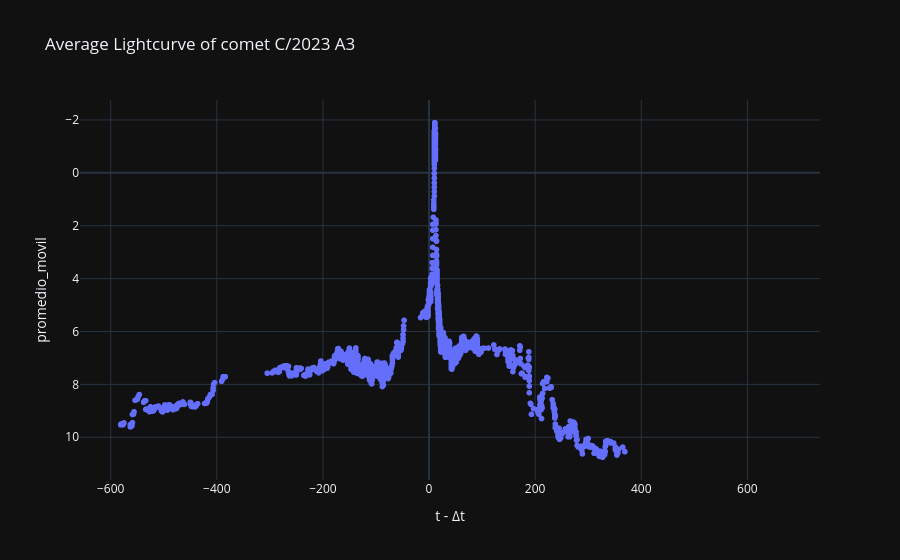

Write notebook code for a chart like this one.
### Code cell
# Curva de luz Promediada
labels = {
    'delta_t':'t - Δt',
    'magnitud_reducida':'Max apparent total magnitude reduced',
    'obs_method_key' : 'Observation Method'
    }

fig = px.scatter(curva_de_luz_promediada_df, x='delta_t', y='promedio_movil', template= 'plotly_dark', labels= labels, title= f'Average Lightcurve of comet {nombre_cometa}')
fig.update_yaxes(autorange="reversed")
fig.show()

### Figure 1 — Plotly figure (JSON) as saved in the notebook; plotly's stock layout.template omitted (floating-point values rounded to 4 significant figures; data arrays with more than 128 entries replaced by an {"elided": "..."} marker saying what was removed)
{"data": [{"hovertemplate": "t - Δt=%{x}<br>promedio_movil=%{y}<extra></extra>", "legendgroup": "", "marker": {"color": "#636efa", "symbol": "circle"}, "mode": "markers", "name": "", "showlegend": false, "type": "scattergl", "x": {"elided": "2979 int values"}, "xaxis": "x", "y": {"elided": "2979 float values"}, "yaxis": "y"}], "layout": {"legend": {"tracegroupgap": 0}, "title": {"text": "Average Lightcurve of comet C/2023 A3"}, "xaxis": {"anchor": "y", "domain": [0, 1], "title": {"text": "t - Δt"}}, "yaxis": {"anchor": "x", "autorange": "reversed", "domain": [0, 1], "title": {"text": "promedio_movil"}}}}
